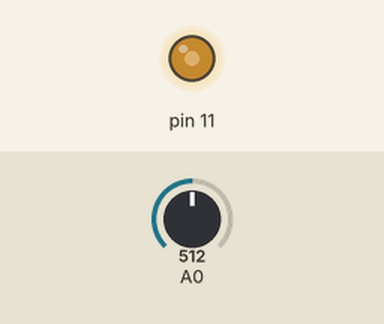
A sketch run on a simulated Arduino Uno, built with avr-gcc and run on an emulated ATmega328P. On the bench: output pins drawn as LEDs (lit = HIGH). The test bench sets the inputs (shaded band); at power-on: A0 = 512.

Above: at 1.2 s.
1.3 s: A0 set to 716
At 1.6 s:
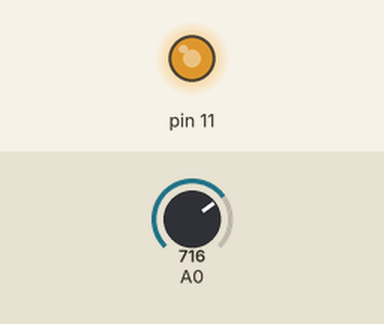
2.8 s: A0 set to 900
At 4.0 s:
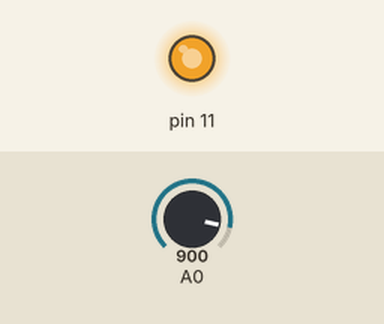
4.3 s: A0 set to 122
At 5.1 s:
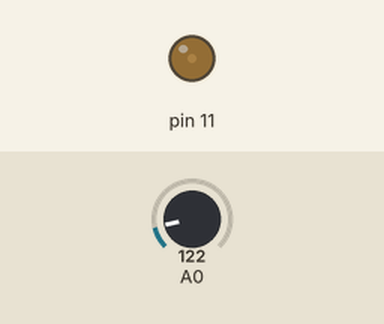
5.8 s: A0 set to 0
At 6.3 s:
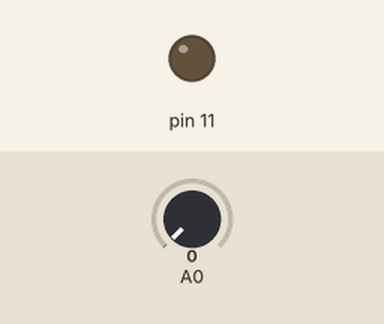
7.3 s: A0 set to 511
At 8.6 s:
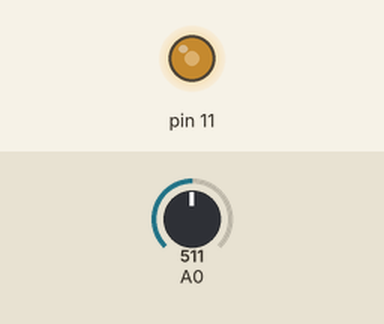
Timing chart, 0 to 9.8 s (numbered marks = the images above; inputs shaded):
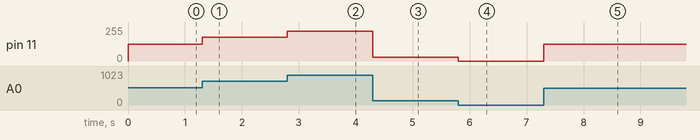

The sketch:

LED_POT_lesson_11.ino
```cpp
void setup() {
  // put your setup code here, to run once:
  pinMode(11,OUTPUT);
  pinMode(A0,INPUT);
}

void loop() {
  // put your main code here, to run repeatedly:
  int pot;
  pot = analogRead(A0);
  int newpot;
  newpot = map(pot,2,1023,0,255); //(pot,old range,new range)
  analogWrite(11,newpot);
}
```

Measured:
- after the input at 1.3 s, pin 11: 127/255 → 178/255 at once
- after the input at 2.8 s, pin 11: 178/255 → 224/255 at once
- after the input at 4.3 s, pin 11: 224/255 → 29/255 at once
- after the input at 5.8 s, pin 11: 29/255 → 0/255 at once
- after the input at 7.3 s, pin 11: 0/255 → 127/255 at once
